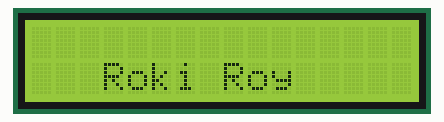
Bench run of a sketch on a simulated Arduino Uno, built with avr-gcc and run on an emulated ATmega328P. Parts: 16×2 character LCD.

Above: at 0.1 s.
At 5.1 s:
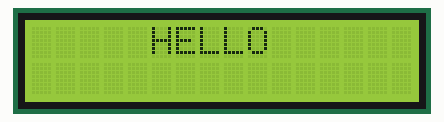

The sketch:

lcd.ino
```cpp
// useing 16x2 lcd display

#include<LiquidCrystal.h>

LiquidCrystal lcd(13,12,11,10,9,8); // Arduino pins RS-13 number pin, E-12 number pin
                                    // D4-11 num pin, D5-10 num pin, D6-9 num pin, D7-8 num pin

void setup() {
  lcd.begin(16,2); // Display type
  lcd.setCursor(3,1);           // function - setCursor(cullam,row)
  lcd.print("Roki Roy");        // display show Roki Roy
  delay(5000);                  // 5s delay
  lcd.clear();                  // display clear
}

void loop() {
  lcd.setCursor(5,0);
  lcd.print("HELLO");
}
```
